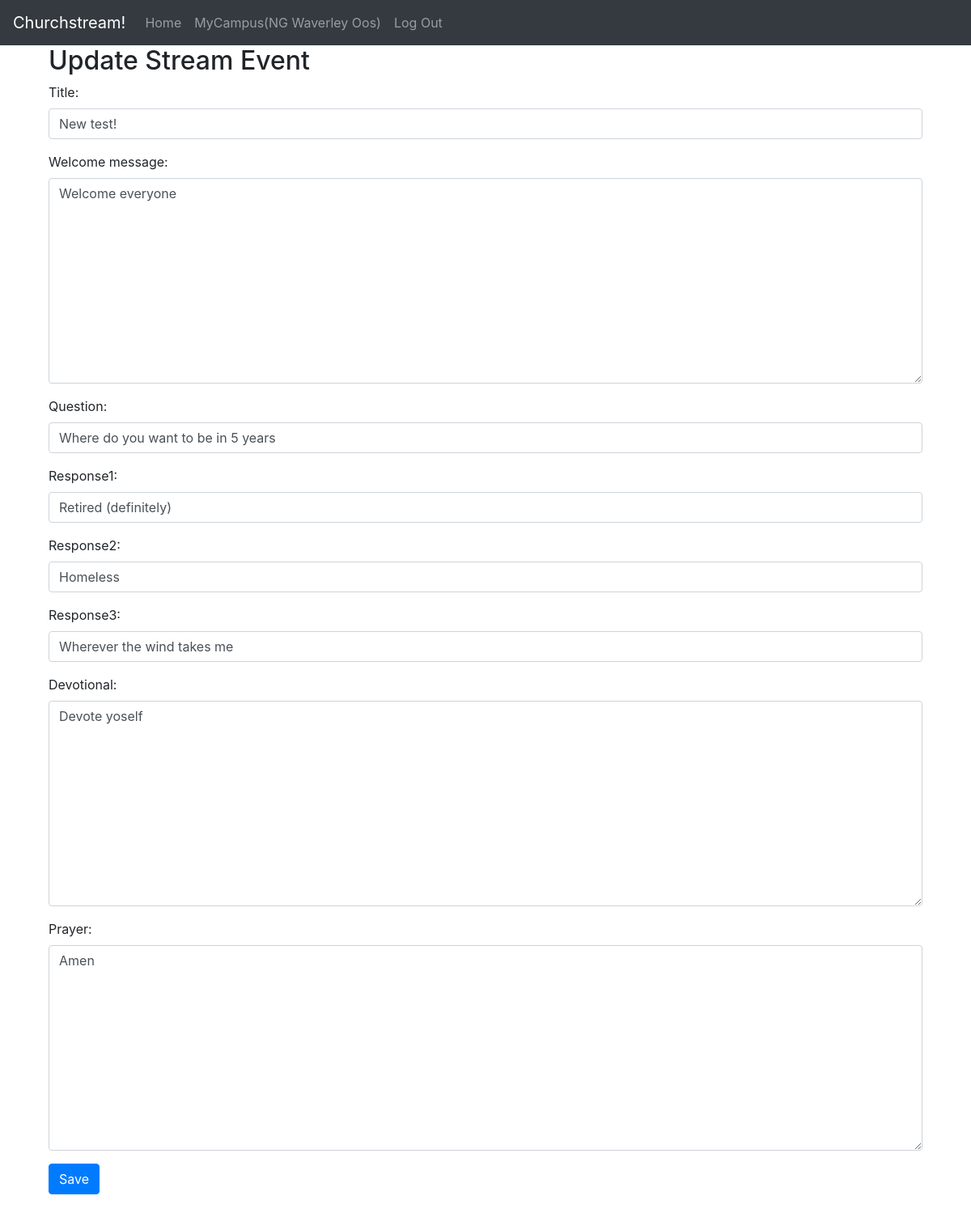
/campus/NG Waverley Oos/2/update/ (signed in), run on the app's committed database.
### campus/models.py (models this page shows, shortened)
class CampusModel(models.Model):
    campus_name = models.CharField(max_length=50, unique=True)
    description = models.TextField(blank=True,default='')
    banner = models.ImageField(upload_to="campus", height_field=None, width_field=None, max_length=100,null=True)
    user = models.ForeignKey(User, on_delete=models.CASCADE)

class StreamEvent(models.Model):
    title = models.CharField(max_length=255)
    date_added = models.DateField(auto_now=False, auto_now_add=True)
    date_published = models.DateField(auto_now=True, auto_now_add=False)
    campus = models.ForeignKey(CampusModel, on_delete=models.CASCADE)
    welcome_message = models.TextField(blank=True)
    question = models.CharField(max_length=255, blank=True)
    response1 = models.CharField(max_length=255, blank=True)
    response2 = models.CharField(max_length=255, blank=True)
    response3 = models.CharField(max_length=255, blank=True)
    devotional = models.TextField(blank=True)
    prayer = models.TextField(blank=True)

### campus/views.py (the view, shortened to what this page needs)
# urls.py: path('<str:campusid>/<int:pk>/update/', views.UpdateStreamEvent.as_view(),name='update_streamevent'),
class UpdateStreamEvent(UpdateView):
    model = StreamEvent
    template_name = 'campus/update_streamevent.html'
    fields = ['title','welcome_message','question','response1','response2','response3','devotional','prayer']
    def get_object(self):
        streamevent = super(UpdateStreamEvent, self).get_object()
        if not streamevent.campus.user == self.request.user:
            raise Http404
        return streamevent

### campus/templatetags/campus_extras.py (called while the page is built)
@register.filter
def campusid(value): # Only one argument.
    campusobj = CampusModel.objects.get(user=value)
    return campusobj.campus_name

### campus/templates/campus/update_streamevent.html (shortened to what this page needs)
{% extends 'base.html' %}
{% block content %}
<div class="container">
  <h2>Update Stream Event</h2>
  <form method="POST">
    {% load widget_tweaks %}
    {% for field in form %}
    <div class="form-group {% if field.errors %} alert alert-danger {% endif %}">
      {{ field.label_tag }}
      {% render_field field class="form-control" %}
    </div>
    {% endfor %}
    <button type="submit" class="btn btn-primary">Save</button>
  </form>
</div>
<br>
<br>
<br>
<br>
{% endblock %}

### templates/base.html (shortened to what this page needs)
<!DOCTYPE html>
{% load campus_extras %}
<html lang="en" dir="ltr">
  <head>
    <link rel="stylesheet" href="https://cdn.jsdelivr.net/npm/bootstrap@4.6.0/dist/css/bootstrap.min.css">
  </head>
  <body>
    <nav class="navbar navbar-expand-lg navbar-dark bg-dark">
      <a class="navbar-brand" href="{% url 'home' %}">Churchstream!</a>
      <div class="collapse navbar-collapse" id="navbarSupportedContent">
        <ul class="navbar-nav mr-auto">
          <li class="nav-item">
            <a class="nav-link" href="{% url 'home' %}">Home <span class="sr-only">(current)</span></a>
          </li>
          {% if user.is_authenticated %}
          <li class="nav-item">
            <a class="nav-link" href="{% url 'campus_page' user|campusid %}"> MyCampus({{user|campusid}}) <span class="sr-only">(current)</span></a>
          </li>
          {% endif %}
          {% if user.is_authenticated %}
          <li>
            <a class="nav-link" href="{% url 'logout' %}">Log Out</a>
          </li>
          {% else %}
          <li class="nav-item">
            <a class="nav-link" href="{% url 'login' %}"> Login </a>
          </li>
          {% endif %}
        </ul>
      </div>
    </nav>
    <div class="container">
      {% block content %}
      {% endblock %}
    </div>
  </body>
</html>

### data on the page
StreamEvent: title "New test!" "Welcome everyone" "Where do you want to be in 5 years" "Retired (definitely)" "Homeless" "Wherever the wind takes me" "Devote yoself" "Amen"

### other printed values
{{ user|campusid }} "NG Waverley Oos"
{{ field.label_tag }} "Title:" "Welcome message:" "Question:" "Response1:" "Response2:" "Response3:" "Devotional:" "Prayer:"
